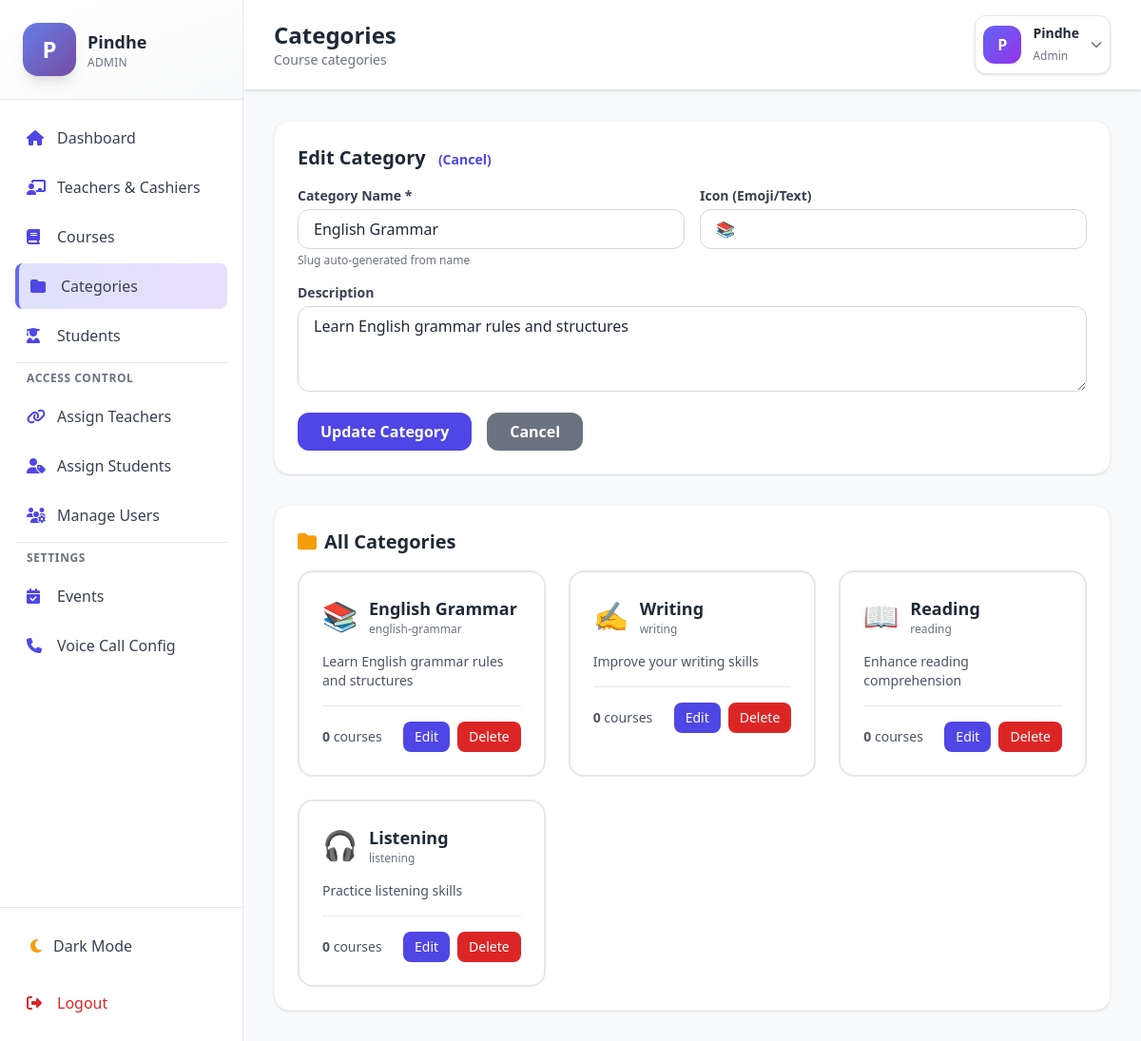
Screenshot of /admin/categories.php?edit=1 (signed in) with the database file from the repository.
### tables this page shows
CREATE TABLE IF NOT EXISTS categories (
    id INT AUTO_INCREMENT PRIMARY KEY,
    name VARCHAR(100) NOT NULL UNIQUE,
    slug VARCHAR(100) NOT NULL UNIQUE,
    description TEXT,
    icon VARCHAR(50),
    created_at TIMESTAMP DEFAULT CURRENT_TIMESTAMP,
    updated_at TIMESTAMP DEFAULT CURRENT_TIMESTAMP ON UPDATE CURRENT_TIMESTAMP
);

### admin/categories.php (the view, shortened to what this page needs)
<?php
$pdo = getDBConnection();
$editCategoryId = isset($_GET['edit']) ? intval($_GET['edit']) : 0;
$editCategory = null;
if ($editCategoryId > 0) {
    $stmt = $pdo->prepare("SELECT * FROM categories WHERE id = ?");
    $stmt->execute([$editCategoryId]);
    $editCategory = $stmt->fetch();
}
try {
    $stmt = $pdo->query("SELECT c.*, COUNT(co.id) as course_count
                        FROM categories c
                        LEFT JOIN courses co ON c.id = co.category_id
                        GROUP BY c.id
                        ORDER BY c.created_at DESC");
    $categories = $stmt->fetchAll();
} catch (PDOException $e) {
    if (strpos($e->getMessage(), 'created_at') !== false) {
        $stmt = $pdo->query("SELECT c.*, COUNT(co.id) as course_count
                            FROM categories c
                            LEFT JOIN courses co ON c.id = co.category_id
                            GROUP BY c.id
                            ORDER BY c.id DESC");
        $categories = $stmt->fetchAll();
    } else {
        throw $e;
    }
}
$pageTitle = 'Categories';
?>
<!DOCTYPE html>
<html lang="en" class="<?php echo isset($_COOKIE['dark_mode'])&&$_COOKIE['dark_mode']==='enabled'?'dark':''; ?>">
<head>
    <script src="https://cdn.tailwindcss.com"></script>
    <link rel="stylesheet" href="https://cdnjs.cloudflare.com/ajax/libs/font-awesome/6.4.0/css/all.min.css">
</head>
<body class="bg-gray-50 dark:bg-gray-900 min-h-screen">
    <?php include __DIR__.'/../includes/admin_sidebar.php'; ?>
    <div class="lg:ml-64">
        <header class="bg-white dark:bg-gray-800 shadow border-b border-gray-200 dark:border-gray-700 sticky top-0 z-20">
            <div class="px-4 sm:px-6 lg:px-8 py-4">
                <div class="flex items-center justify-between gap-4">
                    <div class="flex items-center gap-3">
                        <div>
                            <h1 class="text-2xl font-bold text-gray-800 dark:text-white"><?php echo $pageTitle; ?></h1>
                            <p class="text-sm text-gray-500 dark:text-gray-400">Course categories</p>
                        </div>
                    </div>
                    <?php include __DIR__.'/../includes/admin_header.php'; ?>
                </div>
            </div>
        </header>
        <main class="p-4 sm:p-6 lg:p-8">
        <div class="bg-white dark:bg-gray-800 rounded-2xl shadow border border-gray-100 dark:border-gray-700 p-6 mb-8">
            <h2 class="text-xl font-bold text-gray-800 dark:text-white mb-4">
                <?php echo $editCategory ? 'Edit Category' : 'Create New Category'; ?>
                <?php if ($editCategory): ?><a href="categories.php" class="text-sm text-indigo-600 dark:text-indigo-400 hover:underline ml-2">(Cancel)</a><?php endif; ?>
            </h2>
            <form method="POST" class="space-y-4">
                <div class="grid md:grid-cols-2 gap-4">
                    <div>
                        <label class="block text-sm font-semibold text-gray-700 dark:text-gray-300 mb-1">Category Name *</label>
                        <input type="text" name="name" required placeholder="e.g., English Grammar" value="<?php echo $editCategory ? htmlspecialchars($editCategory['name']) : ''; ?>" class="w-full px-4 py-2 border border-gray-300 dark:border-gray-600 rounded-xl bg-white dark:bg-gray-700 text-gray-800 dark:text-white focus:ring-2 focus:ring-indigo-500 focus:outline-none">
                        <p class="text-xs text-gray-500 dark:text-gray-400 mt-1">Slug auto-generated from name</p>
                    </div>
                    <div>
                        <label class="block text-sm font-semibold text-gray-700 dark:text-gray-300 mb-1">Icon (Emoji/Text)</label>
                        <input type="text" name="icon" placeholder="e.g., 📚" maxlength="50" value="<?php echo $editCategory ? htmlspecialchars($editCategory['icon'] ?? '') : ''; ?>" class="w-full px-4 py-2 border border-gray-300 dark:border-gray-600 rounded-xl bg-white dark:bg-gray-700 text-gray-800 dark:text-white focus:ring-2 focus:ring-indigo-500 focus:outline-none">
                    </div>
                </div>
                <div>
                    <label class="block text-sm font-semibold text-gray-700 dark:text-gray-300 mb-1">Description</label>
                    <textarea name="description" placeholder="Optional" rows="3" class="w-full px-4 py-2 border border-gray-300 dark:border-gray-600 rounded-xl bg-white dark:bg-gray-700 text-gray-800 dark:text-white focus:ring-2 focus:ring-indigo-500 focus:outline-none"><?php echo $editCategory ? htmlspecialchars($editCategory['description'] ?? '') : ''; ?></textarea>
                </div>
                <div class="flex gap-4">
                    <button type="submit" class="bg-indigo-600 text-white px-6 py-2 rounded-xl font-semibold hover:bg-indigo-700"><?php echo $editCategory ? 'Update' : 'Create'; ?> Category</button>
                    <?php if ($editCategory): ?><a href="categories.php" class="bg-gray-500 text-white px-6 py-2 rounded-xl font-semibold hover:bg-gray-600">Cancel</a><?php endif; ?>
                </div>
            </form>
        </div>
        <div class="bg-white dark:bg-gray-800 rounded-2xl shadow border border-gray-100 dark:border-gray-700 p-6">
            <h2 class="text-xl font-bold text-gray-800 dark:text-white mb-4"><i class="fas fa-folder mr-2 text-amber-500"></i>All Categories</h2>
            <?php if (empty($categories)): ?>
                <div class="text-center py-12 text-gray-500 dark:text-gray-400"><i class="fas fa-folder-open text-5xl mb-3 opacity-50"></i><p class="text-lg">No categories yet. Create one above.</p></div>
            <?php else: ?>
                <div class="grid md:grid-cols-2 lg:grid-cols-3 gap-6">
                    <?php foreach ($categories as $c): ?>
                        <div class="bg-white dark:bg-gray-700/50 border-2 border-gray-200 dark:border-gray-600 rounded-2xl p-6 hover:border-amber-400 dark:hover:border-amber-500 transition-colors">
                            <div class="flex items-start justify-between mb-4">
                                <div class="flex items-center space-x-3">
                                    <span class="text-3xl"><?php echo !empty($c['icon']) ? htmlspecialchars($c['icon']) : '📁'; ?></span>
                                    <div>
                                        <h3 class="text-lg font-bold text-gray-800 dark:text-white"><?php echo htmlspecialchars($c['name']); ?></h3>
                                        <?php if (!empty($c['slug'])): ?><p class="text-xs text-gray-500 dark:text-gray-400"><?php echo htmlspecialchars($c['slug']); ?></p><?php endif; ?>
                                    </div>
                                </div>
                            </div>
                            <?php if (!empty($c['description'])): ?><p class="text-gray-600 dark:text-gray-400 text-sm mb-4 line-clamp-2"><?php echo htmlspecialchars($c['description']); ?></p><?php endif; ?>
                            <div class="flex items-center justify-between pt-4 border-t border-gray-200 dark:border-gray-600 gap-2">
                                <span class="text-sm text-gray-600 dark:text-gray-400"><span class="font-semibold"><?php echo $c['course_count']; ?></span> <?php echo $c['course_count']==1?'course':'courses'; ?></span>
                                <span class="inline-flex gap-2">
                                    <a href="categories.php?edit=<?php echo $c['id']; ?>" class="bg-indigo-600 text-white px-3 py-1.5 rounded-lg text-sm hover:bg-indigo-700">Edit</a>
                                    <form method="POST" class="inline" onsubmit="return confirm('Delete this category? Courses will be unassigned.');">
                                        <button type="submit" class="bg-red-600 text-white px-3 py-1.5 rounded-lg text-sm hover:bg-red-700">Delete</button>
                                    </form>
                                </span>
                            </div>
                        </div>
                    <?php endforeach; ?>
                </div>
            <?php endif; ?>
        </div>
        </main>
    </div>
</body>
</html>

### rows the page displays
categories: name "English Grammar", icon "📚", description "Learn English grammar rules and structures", slug "english-grammar", course_count "0"
categories: icon "✍️", name "Writing", slug "writing", description "Improve your writing skills", course_count "0"
categories: icon "📖", name "Reading", slug "reading", description "Enhance reading comprehension", course_count "0"
categories: icon "🎧", name "Listening", slug "listening", description "Practice listening skills", course_count "0"

### other values shown
substr($name, 0, 1) "P"
explode(' ', $name)[0] "Pindhe"
$item['label'] "Dashboard"
$item['label'] "Teachers & Cashiers"
$item['label'] "Courses"
$item['label'] "Categories"
$item['label'] "Students"
$item['label'] "Assign Teachers"
$item['label'] "Assign Students"
$item['label'] "Manage Users"
$item['label'] "Events"
$item['label'] "Voice Call Config"
$pageTitle "Categories"
